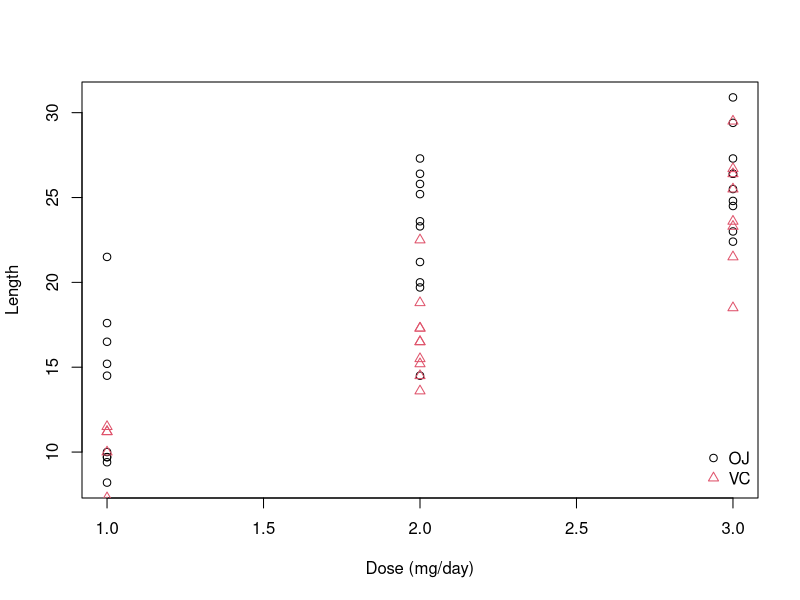

Write the R code that produced this figure. (Note: this script raises an error after producing the figure.)
## ---- chunk 1
knitr::opts_chunk$set(echo = TRUE)
## ---- chunk 2
library(datasets)
data("ToothGrowth")

## ---- chunk 3
ToothGrowth$dose <- as.factor(ToothGrowth$dose)
summary(ToothGrowth)
## ---- chunk 4
oj <- ToothGrowth[ToothGrowth$supp %in% c('OJ'),]
vc <- ToothGrowth[ToothGrowth$supp %in% c('VC'),]
plot(as.numeric(oj$dose), oj$len, col = 1, pch = 1, xlab = 'Dose (mg/day)', ylab = 'Length', main = '')
points(as.numeric(vc$dose), vc$len, col = 2, pch = 2)
legend('bottomright', c("OJ", "VC") ,bty = "n", pch = c(1,2), col = c(col = 1, col = 2))
## ---- chunk 5
t.test(len ~ supp, data = ToothGrowth)

## ---- chunk 6
data("ToothGrowth")
t.test(ToothGrowth$len, ToothGrowth$dose)
